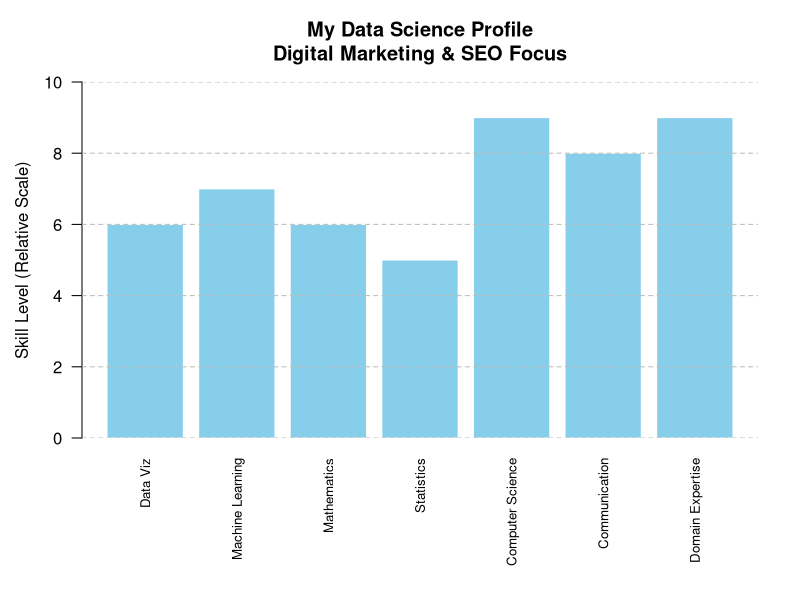

Reproduce this figure in R.
# Create a function to generate a data science profile plot
create_ds_profile <- function(skills) {
  # Create the data frame
  df <- data.frame(
    Domain = c("Data Viz", "Machine Learning", "Mathematics", 
               "Statistics", "Computer Science", "Communication",
               "Domain Expertise"),
    Level = skills
  )
  
  # Set up the plotting parameters
  par(mar = c(8, 4, 4, 2) + 0.1)  # Increase bottom margin for labels
  
  # Create the bar plot
  barplot(df$Level,
          names.arg = df$Domain,
          col = "skyblue",
          main = "My Data Science Profile\nDigital Marketing & SEO Focus",
          las = 2,          # Rotate labels
          ylim = c(0, 10),  # Set y-axis limits
          border = "white",
          cex.names = 0.8)  # Adjust text size
  
  # Add grid lines
  abline(h = seq(0, 10, by = 2), col = "gray", lty = 2)
  
  # Add y-axis label
  mtext("Skill Level (Relative Scale)", side = 2, line = 2.5)
}

# Your personal assessment
my_skills <- c(6, 7, 6, 5, 9, 8, 9)  # Updated with your values

# Create the profile
create_ds_profile(my_skills)

# Print summary of strengths
cat("\nProfile Highlights:\n")
cat("Strongest Areas:\n")
cat("- Domain Expertise (9/10): Extensive experience in Digital Marketing & SEO\n")
cat("- Computer Science (9/10): Strong technical foundation\n")
cat("- Communication (8/10): Effective technical communication skills\n")
cat("\nAreas for Growth:\n")
cat("- Statistics (5/10): Opportunity to strengthen statistical foundations\n")
